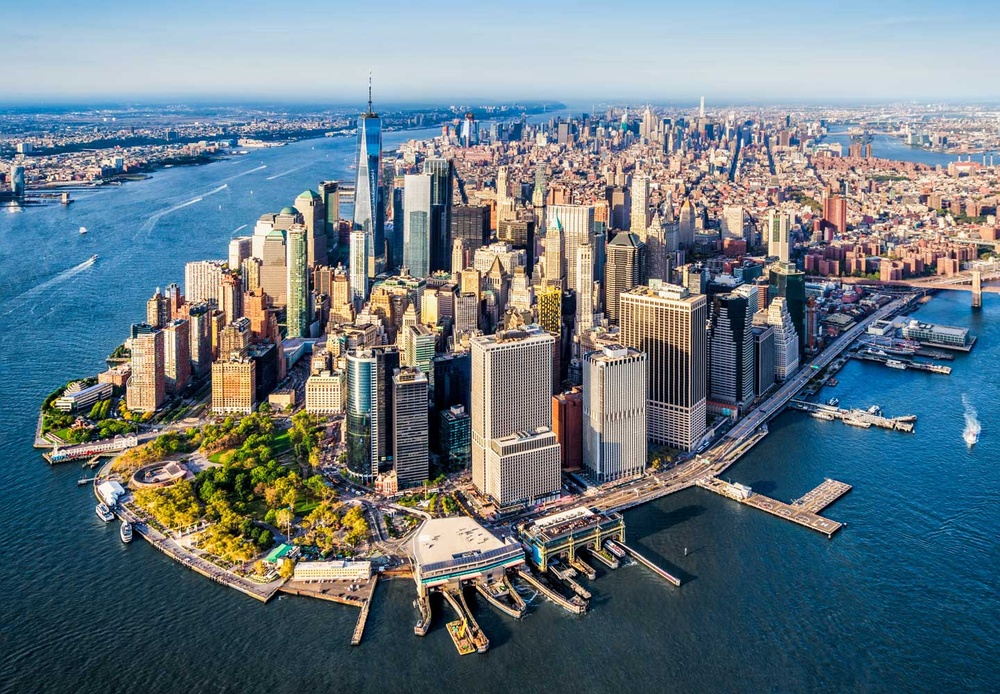
#> input picture image processing pt2/newyork.jpeg, 1000 x 694 px, shrunk from 1440 x 1000 before the run
$ python img_process_2.py
#> lines starting #> are read from the running program, lines starting #| are printed output that depends on the picture
#> further down, img is the input picture: shape (694, 1000, 3); mean B, G, R 130, 120.7, 104.6
import cv2
import matplotlib.pyplot as plt
import numpy as np

# [47 lines left out: functions translation, rotation, affineTransformation, mirroring, not called in this run]

def projectiveTransform(img):
    src_pts = np.float32([[0, 0], [img.shape[1], 0], [0, img.shape[0]], [img.shape[1], img.shape[0]]])
    dst_pts = np.float32([[0, 0], [img.shape[1], 0], [150, img.shape[0]], [img.shape[1]-150, img.shape[0]]])
    M = cv2.getPerspectiveTransform(src_pts, dst_pts)
    projected_img = cv2.warpPerspective(img, M, (img.shape[1], img.shape[0]))
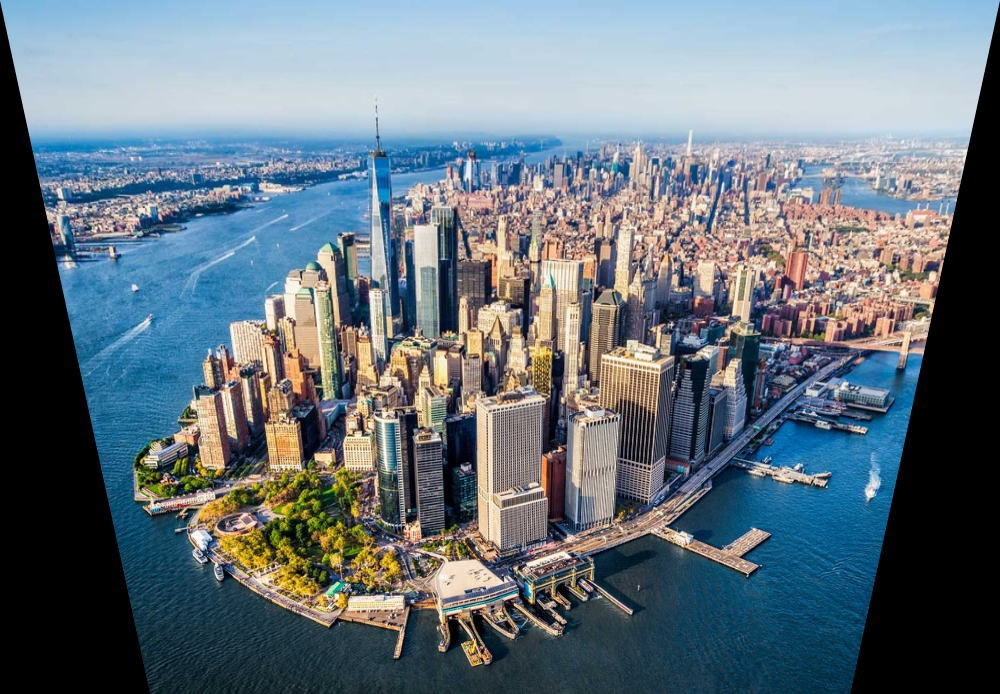
#> projected_img: shape (694, 1000, 3); mean B, G, R 123.3, 114.1, 100.2
    image = cv2.cvtColor(projected_img, cv2.COLOR_RGB2BGR)

    plt.imshow(image)
    plt.xticks([])
    plt.yticks([])
    plt.show()


img = cv2.imread('newyork.jpeg')
assert img is not None, "file could not be read"
projectiveTransform(img)

$ run again, with image processing pt2/rice2.jpeg copied over image processing pt2/newyork.jpeg
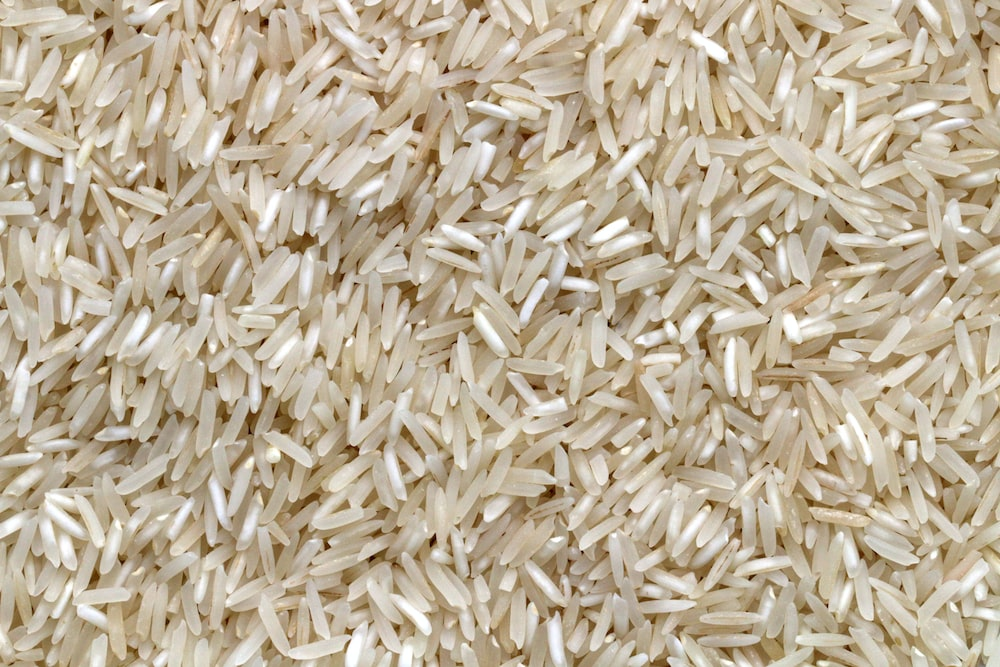
#> input picture image processing pt2/rice2.jpeg, 1000 x 667 px
#> img is the input picture: shape (667, 1000, 3); mean B, G, R 152.5, 175.7, 189.8
#> in projectiveTransform, `projected_img = cv2.warpPerspective(img, M, (img.shape[1], img.shape[0..`:
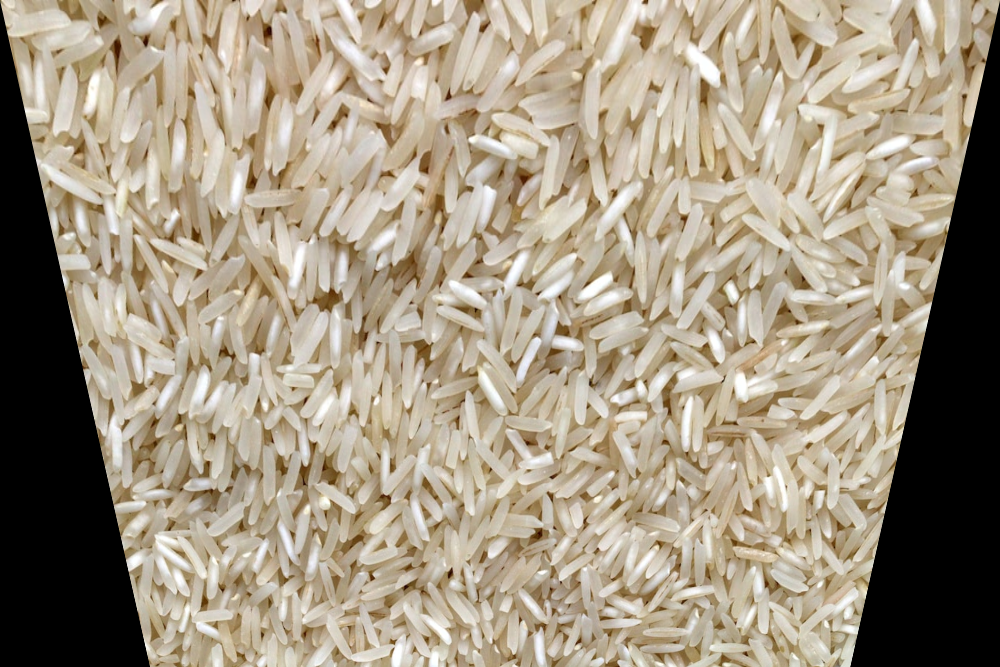
#> projected_img: shape (667, 1000, 3); mean B, G, R 130.2, 149.9, 162.1
